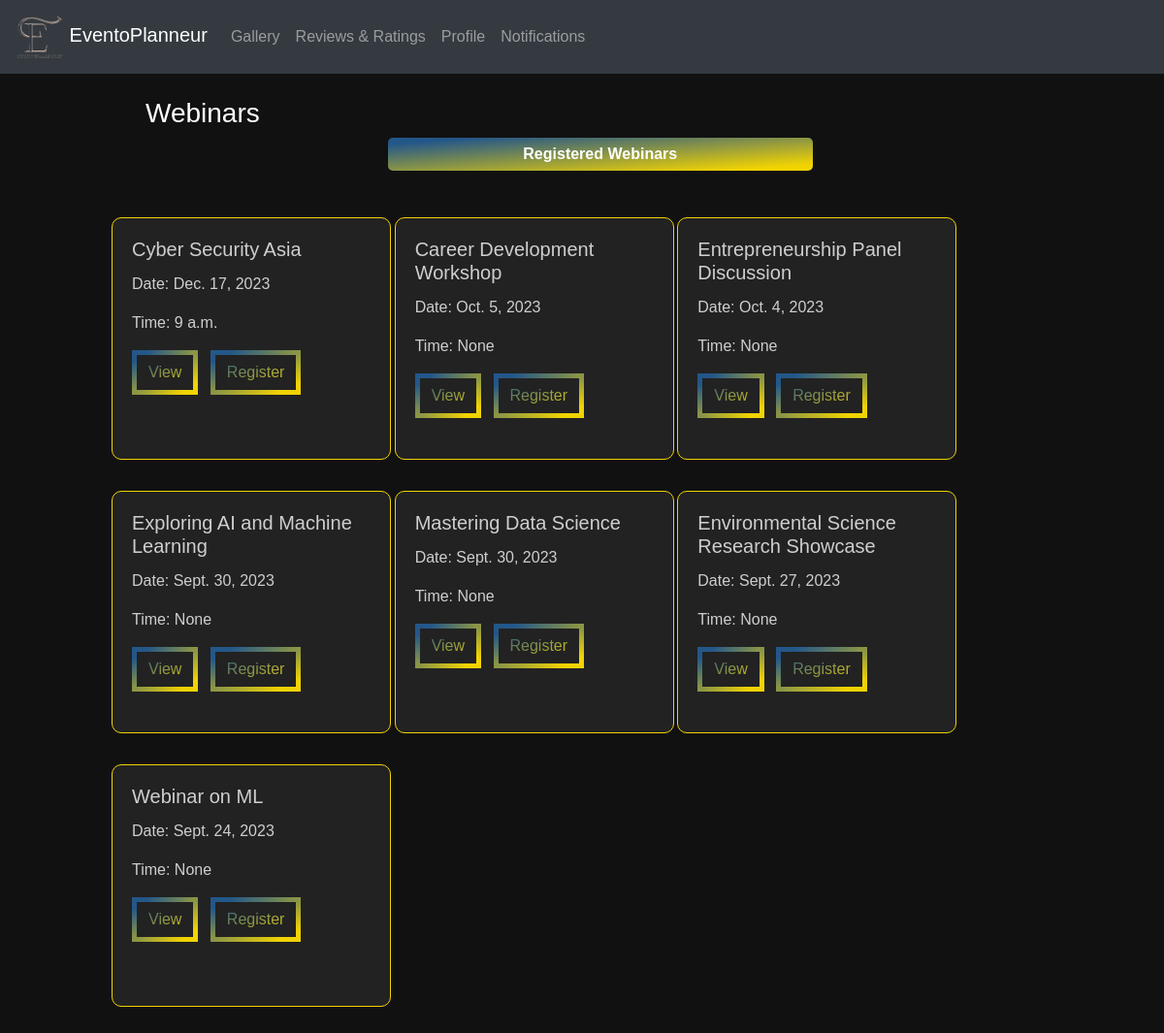
Screenshot of /events/ with the database file from the repository.
### eventapp/models.py (models this page shows, shortened)
class Webinar(models.Model):
    EVENT_TYPE_CHOICES = [
    ('Online', 'Online'),
    ('Offline', 'Offline'),
]
    title = models.CharField(max_length=100)
    event_type = models.CharField(max_length=10, choices=EVENT_TYPE_CHOICES, default='offline')
    description = models.TextField()
    date = models.DateField(default=None, blank=True, null=True)
    start_time = models.TimeField(blank=True, null=True)
    end_time = models.TimeField(blank=True, null=True)
    location = models.CharField(max_length=200, blank=True, null=True)
    poster = models.URLField(blank=True, null=True)
    organizer_name = models.CharField(max_length=100)
    deadline = models.DateField(default=None, blank=True, null=True)
    fee = models.DecimalField(max_digits=10, decimal_places=2, blank=True, null=True)
    speakers = models.ManyToManyField(Speaker, blank=True)
    org_user=models.ForeignKey(CustomUser, on_delete=models.CASCADE,null=True,blank=True)
    livestream = models.URLField(blank=True, null=True)
    phone_number = models.CharField(max_length=15)
    max_participants = models.PositiveIntegerField(null=True,default=50)

### eventapp/views.py (the view)
# urls.py: path('events/',views.events,name='events'),
def events(request):
    webinars=Webinar.objects.all().order_by('-date')[:8]
    return render(request, 'events.html', {'webinars': webinars})

### templates/events.html (shortened to what this page needs)
{% load static %}
<!DOCTYPE html>
<html lang="en">
<head>
  <link rel="stylesheet" href="https://maxcdn.bootstrapcdn.com/bootstrap/4.5.2/css/bootstrap.min.css">
  <link rel="stylesheet"type="text/css" href="{% static 'css/webinar.css' %}">
</head>
<body>
  <nav class="navbar navbar-expand-md bg-dark navbar-dark">
    <div class="containers">
      <a class="navbar-brand" href="{% url 'eventapp:attendeehome' %}">
        <img src="{% static 'images/Eventoplanneur.png' %}" alt="Logo" width="50"> EventoPlanneur
      </a>
      <div class="collapse navbar-collapse" id="navbarCollapse">
        <ul class="navbar-nav ml-auto">
          <li class="nav-item"><a class="nav-link" href="#gallery">Gallery</a></li>
          <li class="nav-item"><a class="nav-link" href="#reviews">Reviews & Ratings</a></li>
          <li class="nav-item"><a class="nav-link" href="{% url 'eventapp:org_profile' %}">Profile</a></li>
          <li class="nav-item"><a class="nav-link" href="#notifications">Notifications</a></li>
        </ul>
      </div>
    </div>
  </nav>
  <div style="margin-left:100px;margin-right:225px" >
    <br>
    <h3 style="margin-left:50px;color:white" >Webinars</h3>
    <a href="{% url 'eventapp:registered_webinar' %}" ><button id="sendButton" style="margin-left:300px;width:50%;background:var(--gradient) !important;">Registered Webinars</button></a><br><br>
    <div class="container mx-auto mt-4" >
      <div class="row">
        {% for i in webinars|slice:"-6:" %}
        <div class="col-md-4">
            <div class="card" style="width: 18rem;">
              <div class="card-body">
                <h5 class="card-title">{{ i.title }}</h5>
                <p class="card-text">Date: {{ i.date }}</p>
                <p class="card-text">Time: {{ i.start_time }}</p>
                <a class="btn mr-2" href="{% url 'view_webinar' i.id %}">View</a>
                <a class="btn mr-2" href="{% url 'register_for_webinar' i.id %}">Register</a>
            </div>
          </div>
        </div>
        {% endfor %}
      </div>
    </div>
  </div>
</body>
</html>

### static/css/webinar.css (style rules this page uses)
body { font-family: Arial, sans-serif; margin: 0; padding: 0; background-position: center; color: #ad6341; background-image: url("/static/images/bg.gif"); background-size: cover; }
.containers { display: flex; justify-content: space-between; text-align: right; }
.container { display: flex; justify-content: space-between; margin: 5px; }
#sendButton { background-color: #fda085; color: #fff; border: none; border-radius: 5px; padding: 5px 10px; cursor: pointer; }
button { font-family: Arial, Helvetica, sans-serif; font-weight: bold; color: white; background-color: #171717; padding: 1em 2em; border: none; border-radius: .6rem; position: relative; cursor: pointer; overflow: hidden; }
.card { width: 190px; border-radius: 10px; }

### templates/events.html (style rules this page uses)
:root { --gradient: linear-gradient(to left top, #F1D302 10%, #235789 90%) !important; }
body { background: #111 !important;; }
.card { background: #222; border: 1px solid #F1D302; color: rgba(250, 250, 250, 0.8); margin-bottom: 2rem; height:250px; }
.btn { border: 5px solid; border-image-slice: 1; background: var(--gradient) !important; -webkit-background-clip: text !important; -webkit-text-fill-color: transparent !important; border-image-source: var(--gradient) !important; text-decoration: none; transition: all .4s ease; }

### rows the page displays
Webinar: title "Cyber Security Asia", date "Dec. 17, 2023", start_time "9 a.m."
Webinar: title "Career Development Workshop", date "Oct. 5, 2023", start_time "None"
Webinar: title "Entrepreneurship Panel Discussion", date "Oct. 4, 2023", start_time "None"
Webinar: title "Exploring AI and Machine Learning", date "Sept. 30, 2023", start_time "None"
Webinar: title "Mastering Data Science", date "Sept. 30, 2023", start_time "None"
Webinar: title "Environmental Science Research Showcase", date "Sept. 27, 2023", start_time "None"
Webinar: title "Webinar on ML", date "Sept. 24, 2023", start_time "None"
